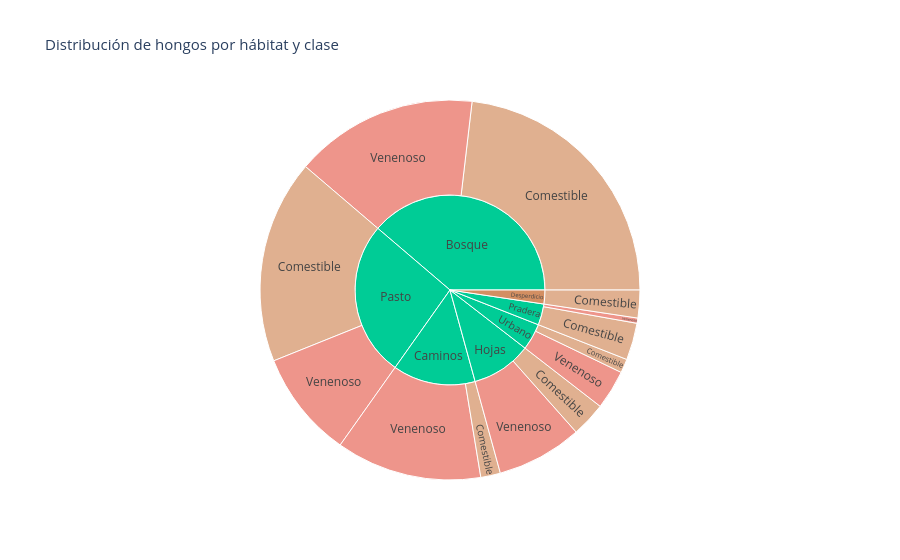

Source (notebook cell):
### Markdown cell above
### Análisis interactivo con Plotly — Distribución general de variables

### Code cell
# Sunburst interactivo: habitat → class
df_sun = df.copy()

habitat_map = {
    'g': 'Pasto', 'l': 'Hojas', 'm': 'Pradera',
    'p': 'Caminos', 'u': 'Urbano', 'w': 'Desperdicio', 'd': 'Bosque'
}
class_map = {'p': 'Venenoso', 'e': 'Comestible'}
df_sun['habitat_label'] = df_sun['habitat'].map(habitat_map)
df_sun['class_label'] = df_sun['class'].map(class_map)

fig = px.sunburst(
    df_sun,
    path=['habitat_label', 'class_label'],
    color='class_label',
    color_discrete_map={'Comestible': '#d38f62', 'Venenoso': '#e7695b'},
    title='Distribución de hongos por hábitat y clase'
)
fig.update_layout(title_font_size=15)
fig.show()
print('Figura 8. Sunburst interactivo: composición de clases dentro de cada hábitat.')

### Figure 1 — Plotly figure (JSON) as saved in the notebook; plotly's stock layout.template omitted (floating-point values rounded to 4 significant figures)
{"data": [{"branchvalues": "total", "customdata": [["(?)"], ["(?)"], ["(?)"], ["(?)"], ["(?)"], ["(?)"], ["Comestible"], ["Comestible"], ["Comestible"], ["Comestible"], ["Comestible"], ["Comestible"], ["Comestible"], ["Comestible"], ["Venenoso"], ["Venenoso"], ["Venenoso"], ["Venenoso"], ["Venenoso"], ["Venenoso"]], "domain": {"x": [0, 1], "y": [0, 1]}, "hovertemplate": "labels=%{label}<br>count=%{value}<br>parent=%{parent}<br>id=%{id}<br>class_label=%{customdata[0]}<extra></extra>", "ids": ["Hojas", "Caminos", "Bosque", "Pradera", "Pasto", "Urbano", "Hojas/Comestible", "Desperdicio", "Desperdicio/Comestible", "Caminos/Comestible", "Bosque/Comestible", "Urbano/Comestible", "Pradera/Comestible", "Pasto/Comestible", "Bosque/Venenoso", "Hojas/Venenoso", "Pradera/Venenoso", "Pasto/Venenoso", "Caminos/Venenoso", "Urbano/Venenoso"], "labels": ["Hojas", "Caminos", "Bosque", "Pradera", "Pasto", "Urbano", "Comestible", "Desperdicio", "Comestible", "Comestible", "Comestible", "Comestible", "Comestible", "Comestible", "Venenoso", "Venenoso", "Venenoso", "Venenoso", "Venenoso", "Venenoso"], "marker": {"colors": ["#00cc96", "#00cc96", "#00cc96", "#00cc96", "#00cc96", "#00cc96", "#d38f62", "#d38f62", "#d38f62", "#d38f62", "#d38f62", "#d38f62", "#d38f62", "#d38f62", "#e7695b", "#e7695b", "#e7695b", "#e7695b", "#e7695b", "#e7695b"]}, "name": "", "parents": ["", "", "", "", "", "", "Hojas", "", "Desperdicio", "Caminos", "Bosque", "Urbano", "Pradera", "Pasto", "Bosque", "Hojas", "Pradera", "Pasto", "Caminos", "Urbano"], "type": "sunburst", "values": [832, 1144, 3148, 292, 2148, 368, 240, 192, 192, 136, 1880, 96, 256, 1408, 1268, 592, 36, 740, 1008, 272]}], "layout": {"legend": {"tracegroupgap": 0}, "title": {"font": {"size": 15}, "text": "Distribución de hongos por hábitat y clase"}}}
